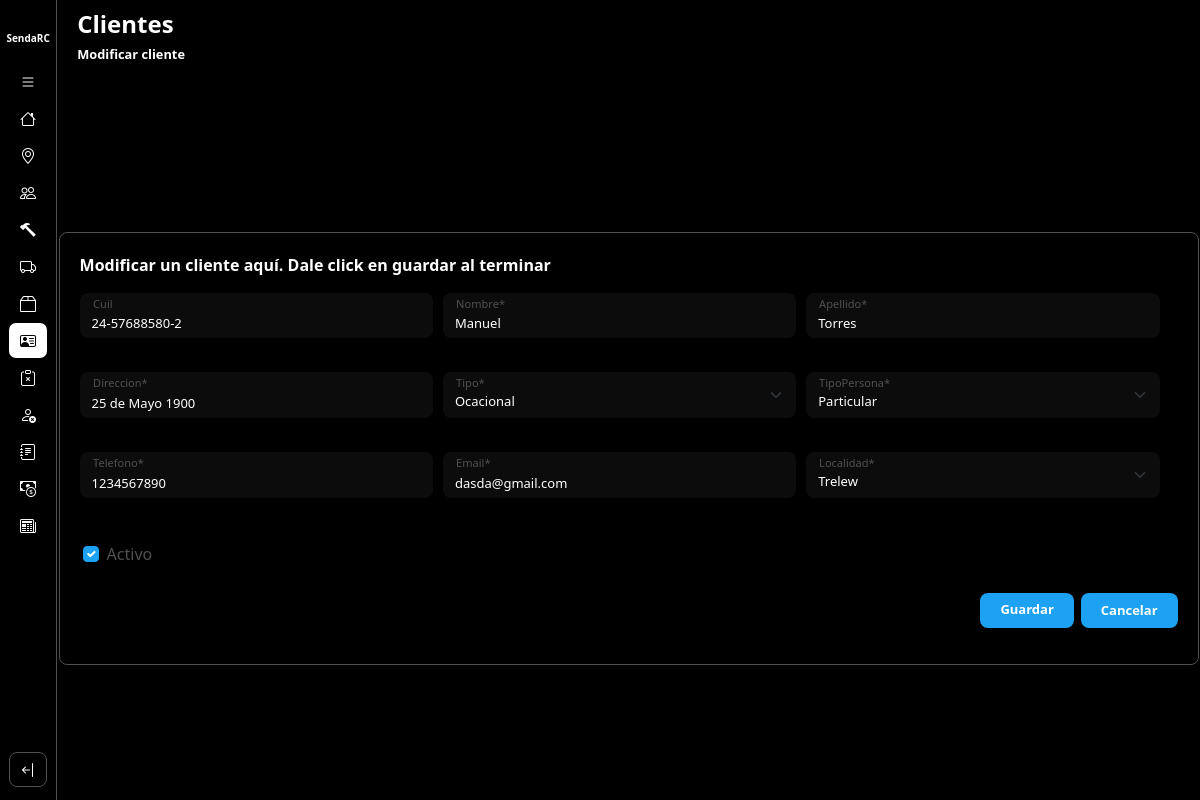
Page /modificarCliente/6 on the earlier database version.
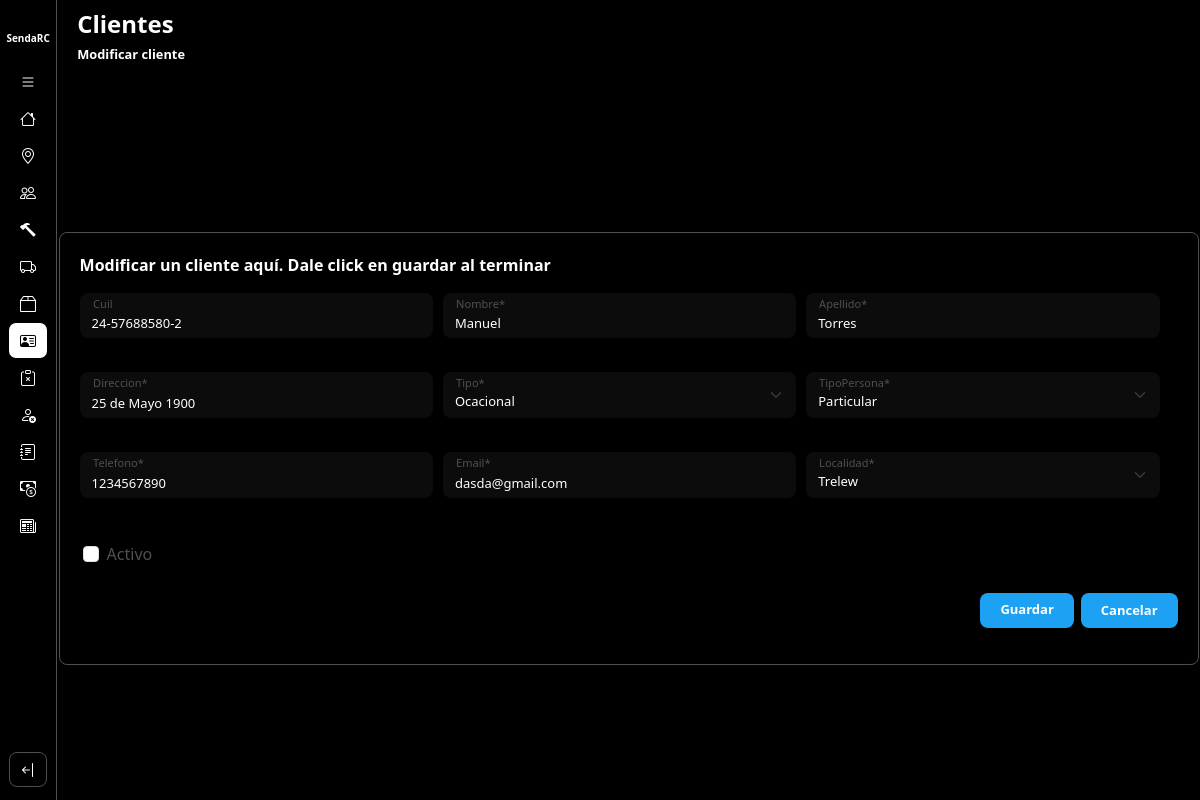
Same page on the later database version.
### core/models.py (models this page shows, shortened)
class Cliente(models.Model):
    TIPO = {
        (1, 'Ocacional'),
        (2, 'Habitual'),
    }
    TIPOPERSONA = {
        (1, 'Particular'),
        (2, 'Juridico')
    }
    nombre = models.CharField(max_length=50)
    apellido = models.CharField(max_length=50)
    direccion = models.CharField(max_length=50)
    tipo = models.PositiveIntegerField(choices=TIPO, default=1)
    tipoPersona = models.PositiveIntegerField(choices=TIPOPERSONA)
    cuil = models.CharField(unique=True,max_length=13)
    telefono =models.CharField(max_length=10)
    email = models.EmailField(max_length=254)
    localidad = models.ForeignKey(Localidad, on_delete=models.DO_NOTHING)
    activo = models.BooleanField(default=True)

class Localidad(models.Model):
    cp = models.CharField(unique=True, max_length=10)
    nombre = models.CharField(max_length=100)
    def __str__(self):
        return self.nombre

### core/views.py (the view, shortened to what this page needs)
# urls.py: path('modificarCliente/<int:pk>', updateCliente.as_view(), name = 'modificarCliente'),
class updateCliente(UpdateView):
    model = Cliente
    form_class = ClienteForm
    template_name = 'cliente/modificarCliente.html'
    success_url = reverse_lazy('gestionClientes')
    def get_form_kwargs(self):
        kwargs = super(updateCliente, self).get_form_kwargs()
        kwargs['is_modificar'] = True
        return kwargs

### core/templates/cliente/modificarCliente.html
{% extends 'layouts/baseForm.html' %}
{% load static %}
{% load crispy_forms_tags %}
{% block extracss %}{{block.super}}
    <link href="{% static 'css/cliente.css' %}" rel="stylesheet" />
{% endblock %}
{% block title %}
    <h1 class="titulo">Clientes</h1>
    <h2 class="operacion">Modificar cliente</h2>
{% endblock %}
{% block formulario %}
    <div class="container container-form">
        {% crispy form %}
    </div>
{% endblock %}

Differences in the rows shown:
changed Cliente "Torres": activo "☑" → "☐"
